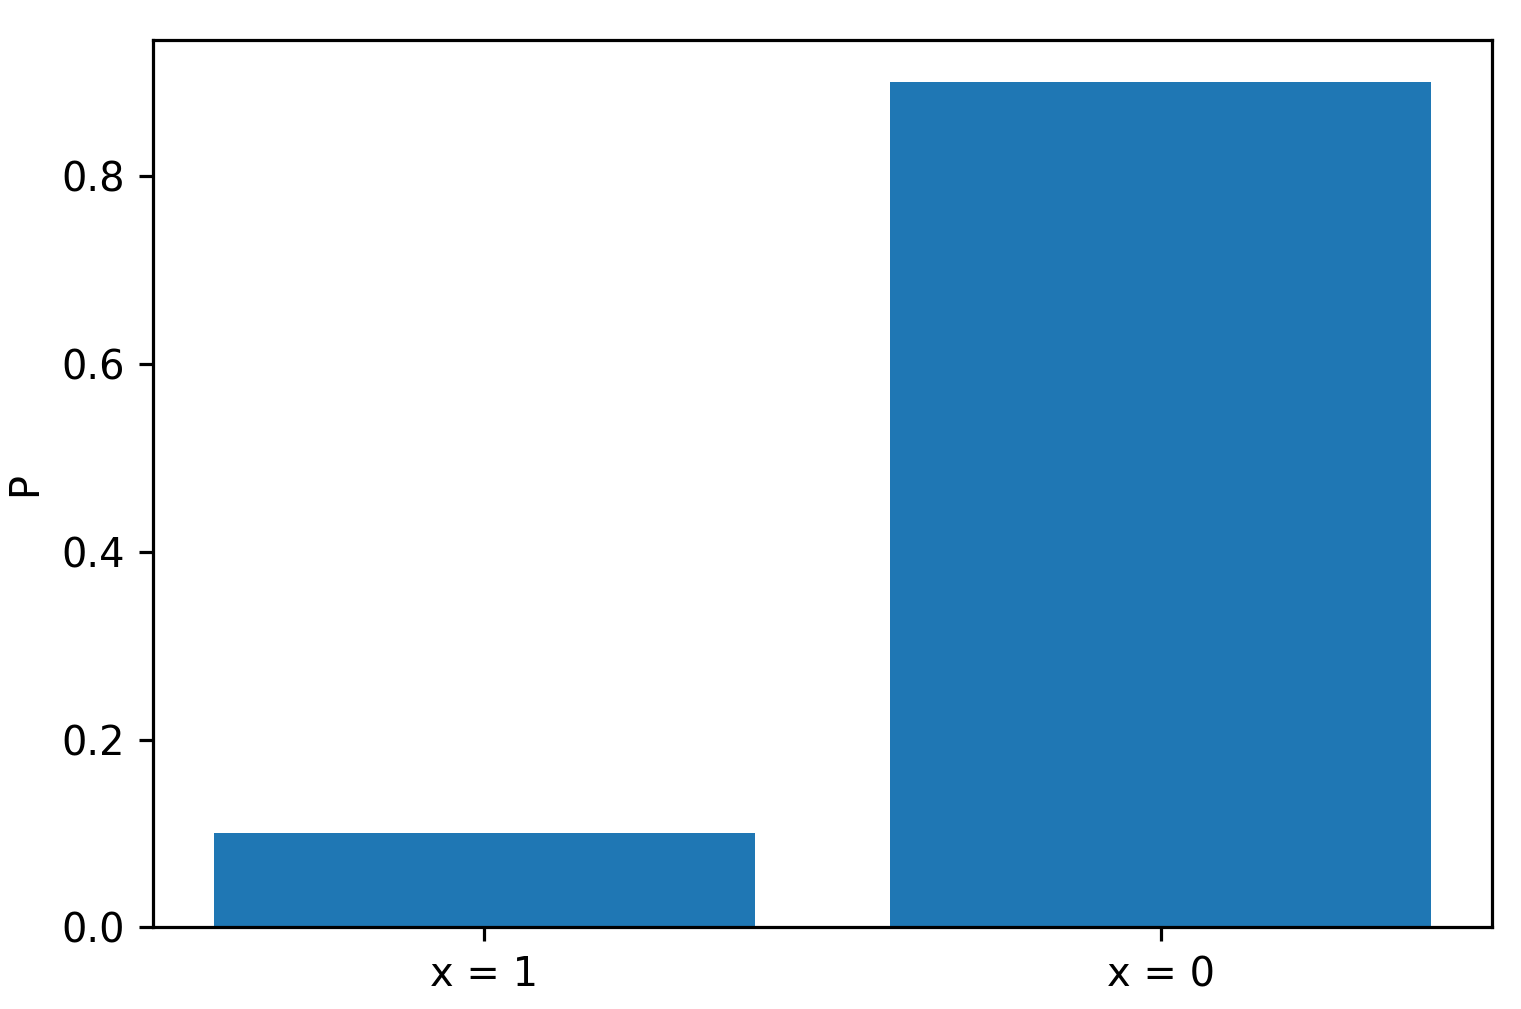

Generate this figure with Python:
import numpy as np
import matplotlib.pyplot as plt

p = 0.1

objects = ('x = 1', 'x = 0')
values = [0, 1]
probs = [p, 1-p]

fig, ax = plt.subplots(1, 1, figsize=(6, 4), dpi=288)
ax.bar(values, probs, align='center', tick_label=objects)
ax.set_ylabel('P')

fig.savefig('bern_dist.png')